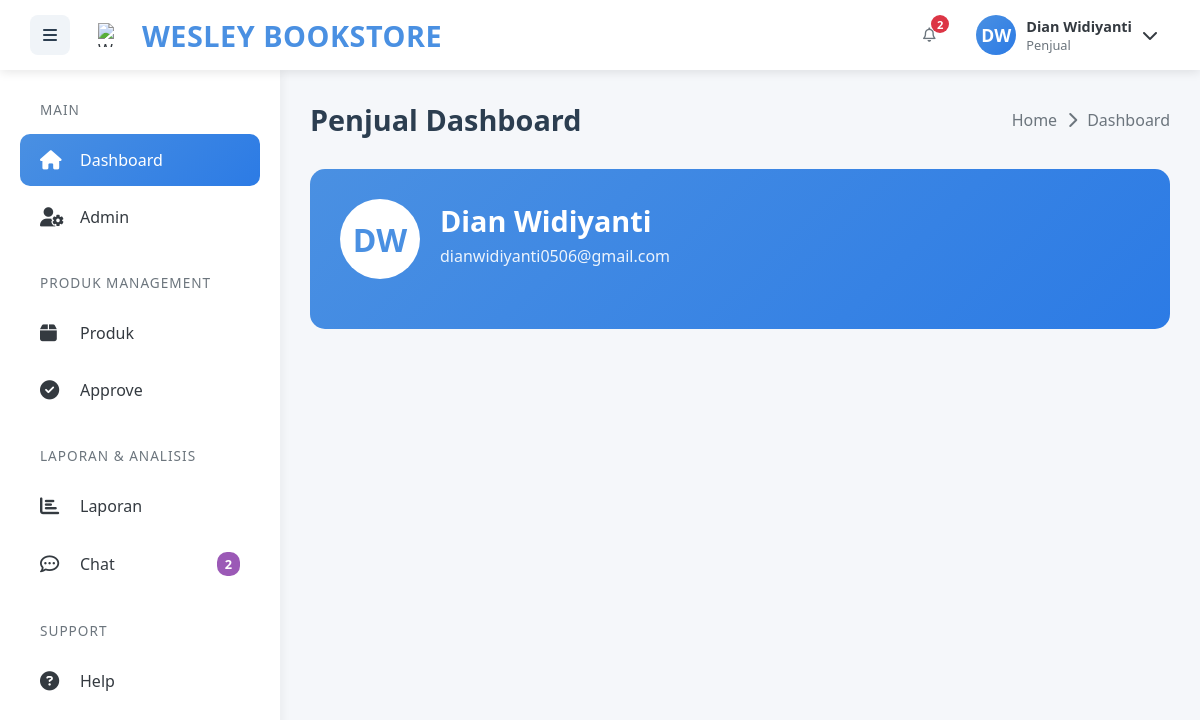
Screenshot of /penjual/dashboard.php (signed in) with the database file from the repository.
### tables this page shows
CREATE TABLE `users` (
  `id_user` int(11) NOT NULL,
  `nik` varchar(16) NOT NULL,
  `username` varchar(100) NOT NULL,
  `password` varchar(255) NOT NULL,
  `email` varchar(100) NOT NULL,
  `role` enum('super_admin','penjual','pembeli') NOT NULL,
  `status` enum('aktif','tidak aktif') DEFAULT 'aktif',
  `gambar` varchar(255) NOT NULL,
  `alamat` text NOT NULL,
  `nama_bank` varchar(50) DEFAULT NULL,
  `no_rekening` varchar(50) DEFAULT NULL,
  `last_login` timestamp NULL DEFAULT NULL,
  `remember_token` varchar(255) DEFAULT NULL,
  `created_at` datetime NOT NULL DEFAULT current_timestamp(),
  `last_chat_time` datetime DEFAULT NULL,
  `is_online` tinyint(1) DEFAULT 0,
  `last_seen` datetime DEFAULT NULL,
  `device_token` varchar(255) DEFAULT NULL
);

### penjual/dashboard.php (the view, shortened to what this page needs)
<?php
require_once '../koneksi.php';
$user_id = $_SESSION['user_id'];
$sql = "SELECT * FROM users WHERE id_user = ?";
$stmt = $conn->prepare($sql);
$stmt->bind_param("i", $user_id);
$stmt->execute();
$result = $stmt->get_result();
if ($result->num_rows > 0) {
    $user = $result->fetch_assoc();
    $username = $user['username'];
    $gambar = $user['gambar'];
    $email = $user['email'];
    function getInitials($name) {
        $words = explode(' ', $name);
        $initials = '';
        foreach ($words as $word) {
            $initials .= strtoupper(substr($word, 0, 1));
        }
        return substr($initials, 0, 2);
    }
    $initials = getInitials($username);
    $role_display = 'Penjual';
    $gambar_path = !empty($gambar) ? '../asset/' . $gambar : '';
    $has_image = !empty($gambar) && file_exists($gambar_path);
} else {
    session_destroy();
    header("Location: ../login.php");
    exit();
}
$sql_notifikasi = "SELECT COUNT(*) as total_notif FROM notifikasi
                  WHERE id_user = ? AND is_read = 0";
$stmt_notifikasi = $conn->prepare($sql_notifikasi);
$stmt_notifikasi->bind_param("i", $user_id);
$stmt_notifikasi->execute();
$result_notifikasi = $stmt_notifikasi->get_result();
$notif_data = $result_notifikasi->fetch_assoc();
$total_notif = $notif_data['total_notif'] ?? 0;
$sql_chat_unread = "SELECT COUNT(*) as unread_chat FROM chat
                   WHERE id_penerima = ? AND status_baca = 'terkirim'";
$stmt_chat_unread = $conn->prepare($sql_chat_unread);
$stmt_chat_unread->bind_param("i", $user_id);
$stmt_chat_unread->execute();
$result_chat_unread = $stmt_chat_unread->get_result();
$chat_data = $result_chat_unread->fetch_assoc();
$unread_chat = $chat_data['unread_chat'] ?? 0;
?>
<!DOCTYPE html>
<html lang="id">
<head>
    <link rel="stylesheet" href="https://cdnjs.cloudflare.com/ajax/libs/font-awesome/6.4.0/css/all.min.css">
</head>
<body>
    <nav class="top-nav">
        <div class="nav-left">
            <div class="menu-toggle" id="menuToggle">
                <i class="fas fa-bars"></i>
            </div>
            <div class="logo">
                <img src="../asset/wesley.png" alt="Wesley Bookstore Logo" class="logo-img">
                <span class="logo-text">WESLEY BOOKSTORE</span>
            </div>
        </div>
        <div class="nav-right">
            <div class="nav-icons">
                <div class="nav-icon notification-icon" id="notificationIcon">
                    <i class="far fa-bell"></i>
                    <?php if ($total_notif > 0): ?>
                        <span class="notification-badge" id="notificationBadge"><?php echo $total_notif; ?></span>
                    <?php else: ?>
                        <span class="notification-badge" id="notificationBadge" style="display: none;">0</span>
                    <?php endif; ?>
                </div>
            </div>
            <div class="user-profile" id="userProfile">
                <div class="user-info">
                    <div class="avatar">
                        <?php if ($has_image): ?>
                            <img src="<?php echo $gambar_path; ?>" alt="<?php echo htmlspecialchars($username); ?>">
                        <?php else: ?>
                            <?php echo $initials; ?>
                        <?php endif; ?>
                    </div>
                    <div class="user-details">
                        <span class="user-name"><?php echo htmlspecialchars($username); ?></span>
                        <span class="user-role"><?php echo $role_display; ?></span>
                    </div>
                    <i class="fas fa-chevron-down"></i>
                </div>
            </div>
        </div>
    </nav>
    <aside class="sidebar" id="sidebar">
        <nav class="sidebar-nav">
            <div class="nav-section">
                <div class="nav-title">Main</div>
                <a href="dashboard.php" class="sidebar-item active">
                    <i class="fas fa-home"></i>
                    <span>Dashboard</span>
                </a>
                <a href="penjual.php" class="sidebar-item">
                    <i class="fas fa-user-cog"></i>
                    <span>Admin</span>
                </a>
            </div>
            <div class="nav-section">
                <div class="nav-title">Produk Management</div>
                <a href="produk.php" class="sidebar-item">
                    <i class="fas fa-box"></i>
                    <span>Produk</span>
                </a>
                <a href="approve.php" class="sidebar-item">
                    <i class="fas fa-check-circle"></i>
                    <span>Approve</span>
                </a>
            </div>
            <div class="nav-section">
                <div class="nav-title">Laporan & Analisis</div>
                <a href="laporan.php" class="sidebar-item">
                    <i class="fas fa-chart-bar"></i>
                    <span>Laporan</span>
                </a>
                <a href="chat.php" class="sidebar-item">
                    <i class="far fa-comment-dots"></i>
                    <span>Chat</span>
                    <?php if ($unread_chat > 0): ?>
                        <span class="badge badge-chat" id="sidebarChatBadge"><?php echo $unread_chat; ?></span>
                    <?php else: ?>
                        <span class="badge badge-chat" id="sidebarChatBadge" style="display: none;">0</span>
                    <?php endif; ?>
                </a>
            </div>
            <div class="nav-section">
                <div class="nav-title">Support</div>
                <a href="help.php" class="sidebar-item">
                    <i class="fas fa-question-circle"></i>
                    <span>Help</span>
                </a>
            </div>
        </nav>
    </aside>
    <main class="main-content" id="mainContent">
        <div class="content-header">
            <h1 class="page-title">Penjual Dashboard</h1>
            <div class="breadcrumb">
                <a href="dashboard.php">Home</a>
                <i class="fas fa-chevron-right"></i>
                <span>Dashboard</span>
            </div>
        </div>
        <div class="penjual-header">
            <div class="penjual-info">
                <div class="penjual-profile">
                    <div class="penjual-avatar">
                        <?php if ($has_image): ?>
                            <img src="<?php echo $gambar_path; ?>" alt="<?php echo htmlspecialchars($username); ?>">
                        <?php else: ?>
                            <?php echo $initials; ?>
                        <?php endif; ?>
                    </div>
                    <div class="penjual-details">
                        <h2><?php echo htmlspecialchars($username); ?></h2>
                        <p><?php echo htmlspecialchars($email); ?></p>
                    </div>
                </div>
            </div>
        </div>
    </main>
</body>
</html>

### rows the page displays
users: username "DW", username "Dian Widiyanti", email "dianwidiyanti0506@gmail.com"

### other values shown
$total_notif "2"
$role_display "Penjual"
$unread_chat "2"
